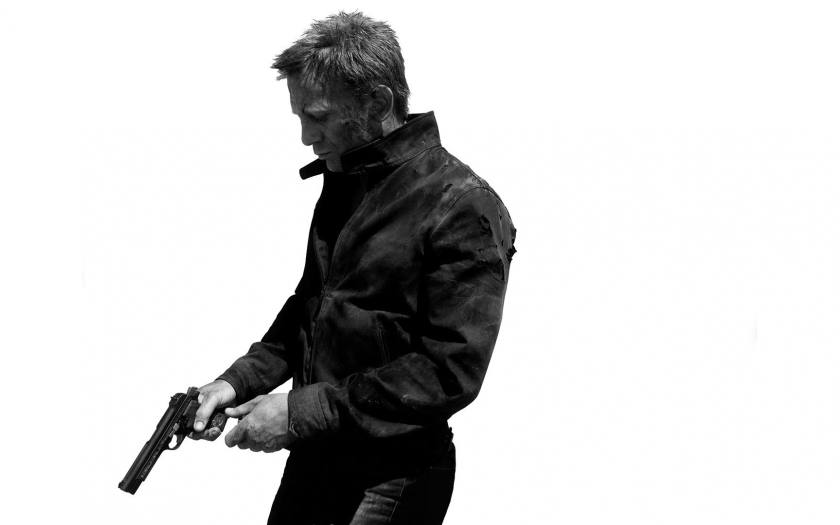
#> input picture james.png, 1680 x 1050 px (shown at 1/2 size)
$ python Assig1.py
#> lines starting #> are read from the running program, lines starting #| are printed output that depends on the picture; after the words box and inside, x2 and y2 are one past the last pixel; in counts of white or black regions, pixels touching at a corner belong together; pictures that were not available may be replaced by others from this repository, and a replacement may not be noted
import cv2
import numpy as np

# [82 lines left out: functions GUC, calculator, cameraman, lake, jamesShifted, not called in this run]


def jamesFlipped():
    img = cv2.imread('james.png',cv2.IMREAD_COLOR)
#> img is the input picture: shape (1050, 1680, 3); min 0, max 255, mean 205.7
    img1 = cv2.imread('london2.png',cv2.IMREAD_COLOR)
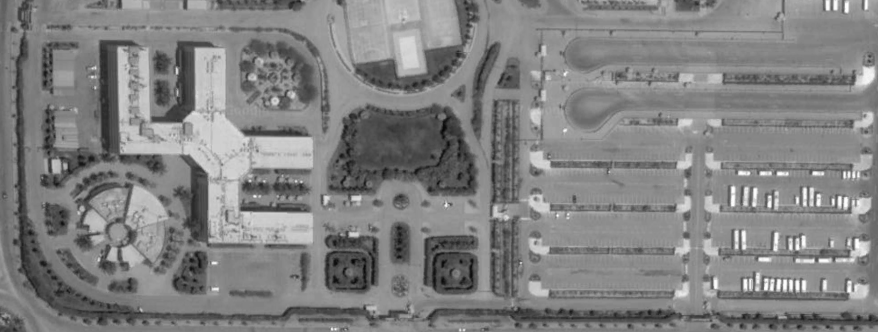
#> input picture GUC.png, 878 x 332 px, given in place of london2.png, which was not available
#> img1 is the input picture: shape (332, 878, 3); min 7, max 253, mean 129.1

    img2 = cv2.flip(img,1)
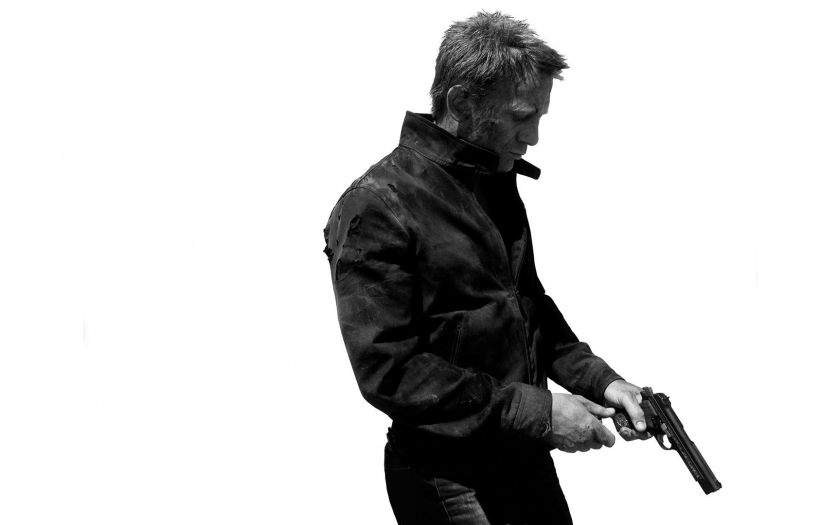
#> img2: shape (1050, 1680, 3) (shown at 1/2 size); min 0, max 255, mean 205.7
    for i in range(0,img.shape[0]):
        for j in range(0,img.shape[1]):
            if np.any(img2[i,j] >= [235,235,235]):
                img2[i,j] = img1[i,j]
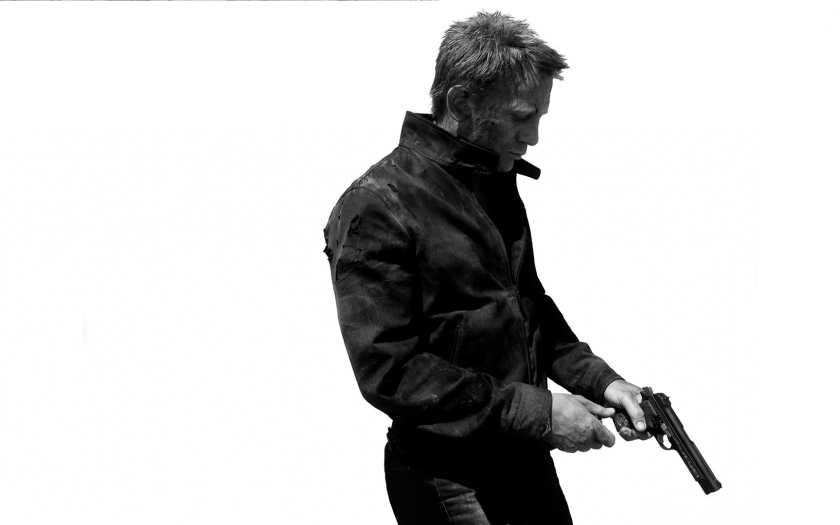
#> img2: shape (1050, 1680, 3) (shown at 1/2 size); 0.05% of pixels changed, all inside (x1, y1, x2, y2) = (0, 0, 878, 1)

    cv2.imwrite('jamesAndLondonFlipped.png',img2)
    cv2.imshow('James and London flipped image after modification',img2)
    cv2.waitKey(0)
    cv2.destroyAllWindows()


# [5 lines of commented-out code are left out]
#> (the run stopped early here; a loop or call above may not have finished)
